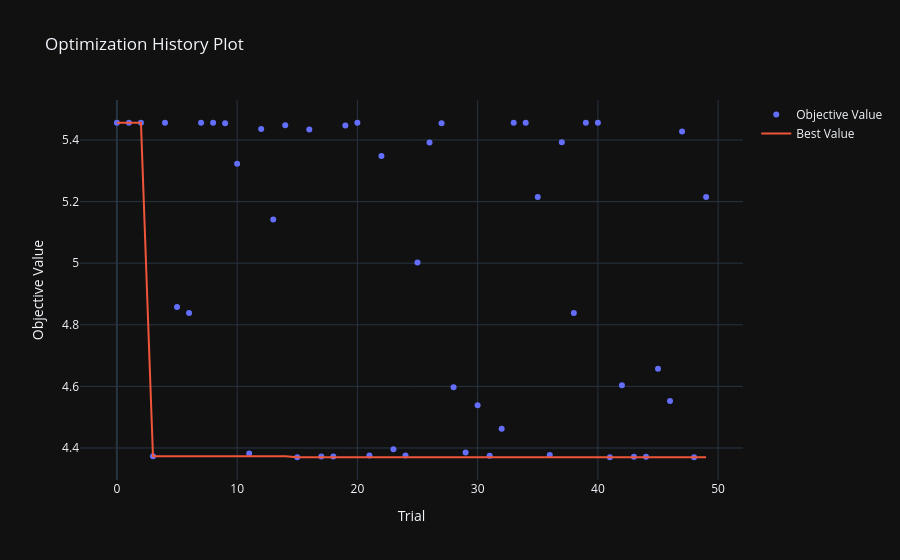
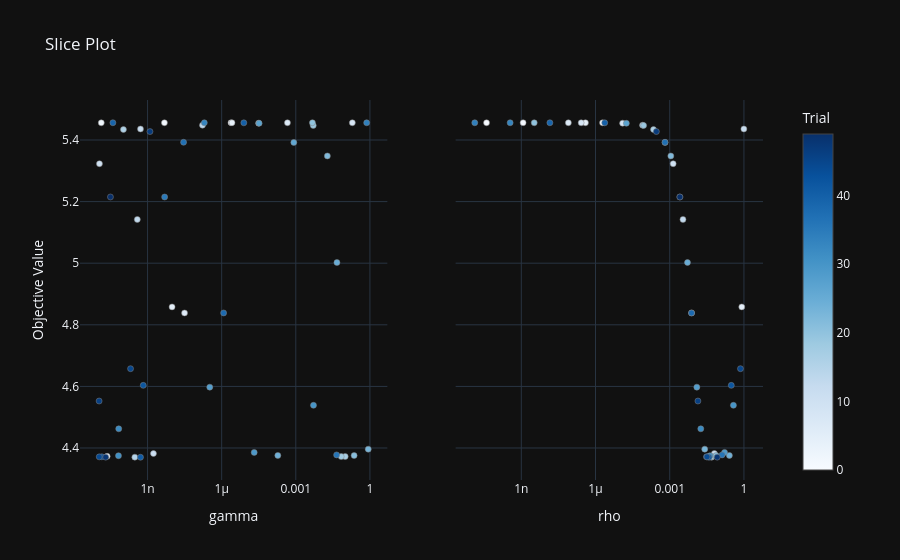

Notebook cell for these charts, in order:
### Code cell
"""! @brief Initializes RMSProp for function f0 and runs the algorithm """

# Initialize the class and creates a results table with relevant metrics.
RMS0 = RMSProp(func0, Table(pd.DataFrame(), ["X","Y","Rho","Gamma","Iteration","Z min", "Z max","Z end"]))

# Executes the RMSProp algorithm
RMS0.run()
